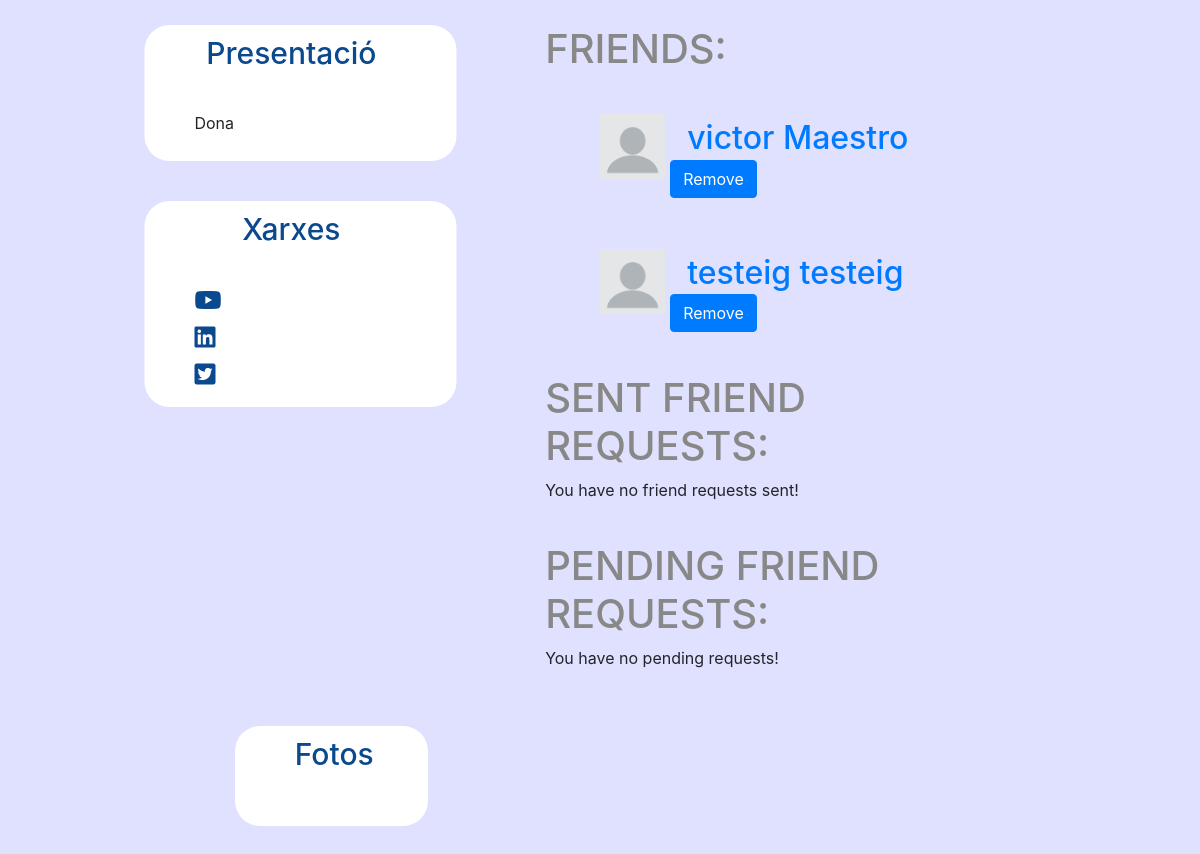
The app's page /likeme/friends/ (signed in, lower part), older data.
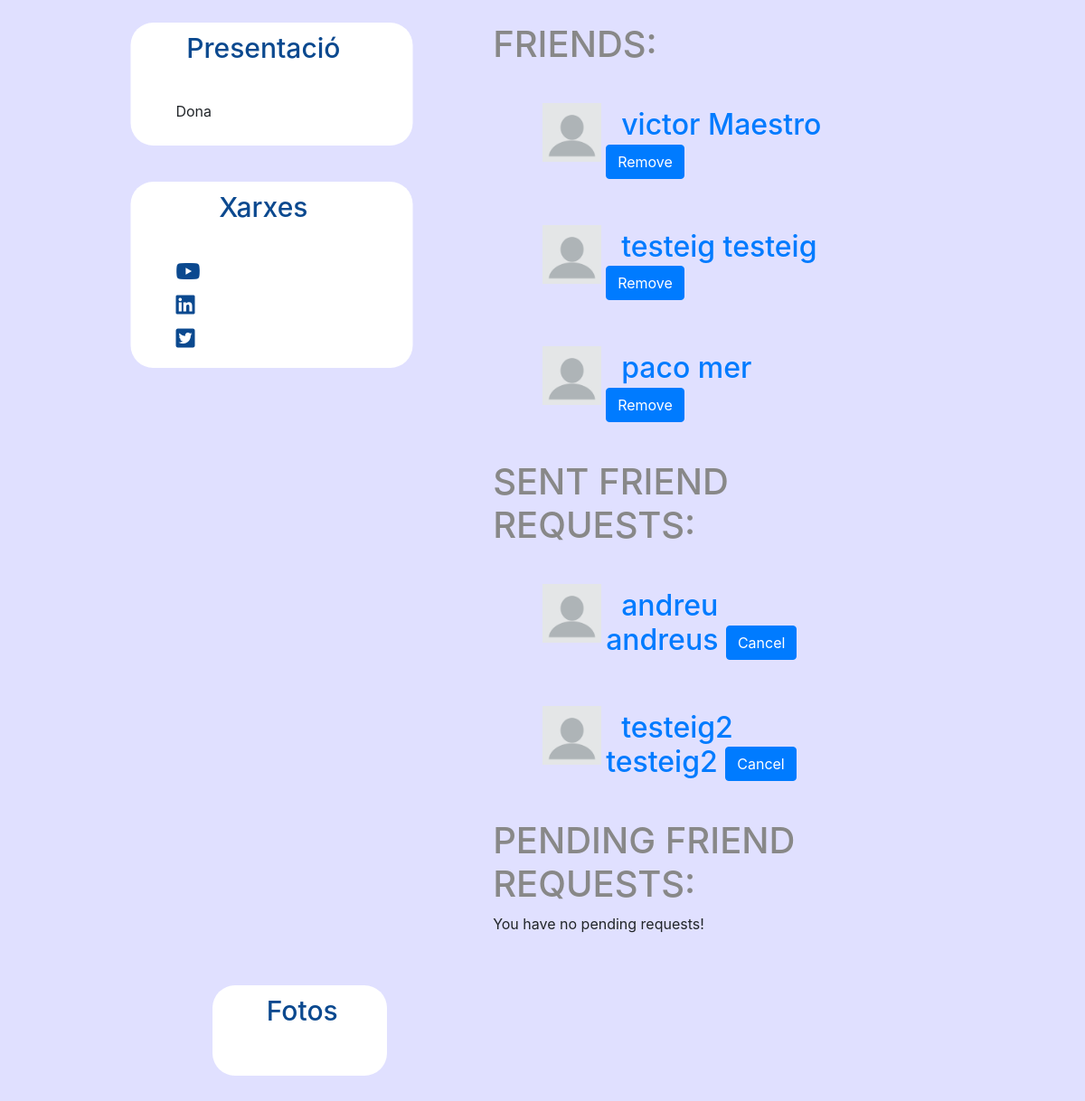
The same page, newer data.
### likeme/models.py (models this page shows, shortened)
class FriendShip(models.Model):
    id = models.AutoField(primary_key=True)
    user_sender = models.ForeignKey(User, related_name="friendship_sender_set", on_delete=models.CASCADE)
    user_receiver = models.ForeignKey(User, related_name="friendship_receiver_set", on_delete=models.CASCADE)
    accepted = models.BooleanField(default=False)

class LikeMeUser(AbstractBaseUser):
    email = models.EmailField(verbose_name='email address', max_length=90, unique=True)
    first_name = models.CharField(max_length=30)
    last_name = models.CharField(max_length=30)
    sex = models.IntegerField(default=0)
    birth_date = models.DateTimeField(default=timezone.now)
    phone_number = models.TextField(default=0)
    photo = models.ImageField(upload_to='profiles/', default='profiles/profile_default.png')
    profile_state = models.IntegerField(default = 0)
    join_date = models.DateTimeField(verbose_name='join date', auto_now_add=True)
    active = models.BooleanField(default=True)  # can login
    staff = models.BooleanField(default=False)  # staff user non superuser
    admin = models.BooleanField(default=False)  # superuser
    USERNAME_FIELD = 'email'
    REQUIRED_FIELDS = ['first_name', 'last_name', 'sex', 'birth_date', 'phone_number']
    objects = LikeMeUserManager()
    def get_full_name(self):
        return self.first_name + " " + self.last_name
    @property
    def is_active(self):
        return self.active
    def __str__(self):
        return self.get_full_name()

### likeme/views.py (the view, shortened to what this page needs)
# urls.py: path(r'friends/', views.friends, name='friends'),
@login_required()
def friends(request):
    if request.method == 'GET':
        freq_current_friends = FriendShip.objects.filter(Q(user_sender=request.user, accepted=True) |
                                                         Q(user_receiver=request.user, accepted=True))
        freq_send = FriendShip.objects.filter(user_sender=request.user, accepted=False)
        freq_to_accept = FriendShip.objects.filter(user_receiver=request.user, accepted=False)
        context = {
            "freq_current_friends": freq_current_friends,
            "freq_send": freq_send,
            "freq_to_accept": freq_to_accept,
        }
        return render(request, 'likeme/friends.html', context)

### templates/likeme/friends.html (shortened to what this page needs)
<!DOCTYPE html>
<html lang="en">
<head>
</head>
<body>
{% extends "likeme/BasePerfil.html" %}
{% load static %}
{% block feed %}
<div class="md-col-6" id="perfilfeed">
    <h1> Friends: </h1>
    {% if freq_current_friends %}
        {% for f_req in freq_current_friends %}
            {% if f_req.user_receiver.email  != user.email %}
                <div class="row">
                    <form action ="" method="POST">
                        <div class="mt-2 col-md-5">
                             <img align="left" src="{{user.photo.url}}" style="width:75px;height:75px; padding:5px"/>
                        </div>
                        <h2>
                            <a href="{% url 'mirarPerfil' f_req.user_receiver.email %}" name="mirarPerfil"> &nbsp {{f_req.user_receiver.first_name}} {{f_req.user_receiver.last_name}}</a>
                            <button class="btn btn-primary" type="submit" name="cancel_freq" value={{f_req.id}}> Remove</button>
                        </h2>
                    </form>
                </div>
            {% endif %}
        {% endfor %}
    {% else %}
        <p> Go find some friends! </p>
    {% endif %}
    <h1> Sent Friend requests: </h1>
    {% if freq_send %}
        {% for f_req in freq_send %}
            <div class="row">
                <form action ="" method="POST">
                    <div class="mt-2 col-md-5">
                         <img align="left" src="{{user.photo.url}}" style="width:75px;height:75px; padding:5px"/>
                    </div>
                    <h2>
                        <a href="{% url 'mirarPerfil' f_req.user_receiver.email %}" name="mirarPerfil"> &nbsp {{f_req.user_receiver.first_name}} {{f_req.user_receiver.last_name}}</a>
                        <button class="btn btn-primary" type="submit" name="cancel_freq" value={{f_req.id}}> Cancel</button>
                    </h2>
                </form>
            </div>
        {% endfor %}
    {% else %}
        <p> You have no friend requests sent! </p>
    {% endif %}
    <h1> Pending Friend Requests: </h1>
    {% if freq_to_accept %}
        {% for f_req in freq_to_accept %}
            <div class="row">
                <form action ="" method="POST">
                    {% csrf_token %}
                    <div class="mt-2 col-md-5">
                         <img align="left" src="{{user.photo.url}}" style="width:75px;height:75px; padding:5px"/>
                    </div>
                    <h2>
                        <a href="{% url 'mirarPerfil' f_req.user_sender.email %}" name="mirarPerfil"> &nbsp {{f_req.user_sender.first_name}} {{f_req.user_sender.last_name}}</a>
                        <button class="btn btn-primary" type="submit" name="accept_freq" value={{f_req.id}}> Accept</button>
                        <button class="btn btn-primary" type="submit" name="cancel_freq" value={{f_req.id}}> Cancel</button>
                    </h2>
                </form>
            </div>
        {% endfor %}
    {% else %}
        <p> You have no pending requests! </p>
    {% endif %}
</div>
{% endblock %}

Row changes from the older to the newer data that the page shows:
added FriendShip: photo (placeholder picture), user_receiver.first_name "paco", user_receiver.last_name "mer", {{ f_req.id }} 42 (drawn), shown under "FRIENDS:"
added FriendShip: photo (placeholder picture), user_receiver.first_name "andreu", user_receiver.last_name "andreus", {{ f_req.id }} 40 (drawn), shown under "SENT FRIEND REQUESTS:"
added FriendShip: photo (placeholder picture), user_receiver.first_name "testeig2", user_receiver.last_name "testeig2", {{ f_req.id }} 41 (drawn), shown under "SENT FRIEND REQUESTS:"
Text that changed along with them:
text no longer shown: "You have no friend requests sent!"
